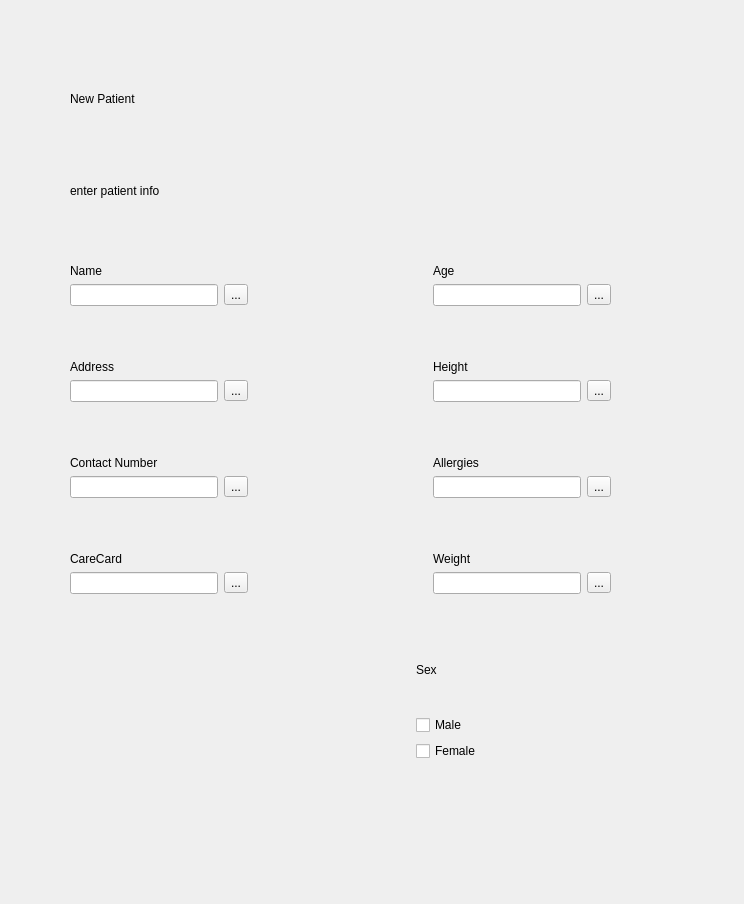
<?xml version="1.0" encoding="UTF-8"?>
<ui version="4.0">
 <class>WizardPage</class>
 <widget class="QWizardPage" name="WizardPage">
  <property name="geometry">
   <rect>
    <x>0</x>
    <y>0</y>
    <width>744</width>
    <height>904</height>
   </rect>
  </property>
  <property name="windowTitle">
   <string>WizardPage</string>
  </property>
  <widget class="QWidget" name="layoutWidget">
   <property name="geometry">
    <rect>
     <x>40</x>
     <y>80</y>
     <width>601</width>
     <height>681</height>
    </rect>
   </property>
   <layout class="QVBoxLayout" name="verticalLayout_4">
    <property name="leftMargin">
     <number>30</number>
    </property>
    <property name="rightMargin">
     <number>30</number>
    </property>
    <item>
     <layout class="QVBoxLayout" name="verticalLayout_5">
      <item>
       <widget class="QLabel" name="label_2">
        <property name="text">
         <string>New Patient</string>
        </property>
       </widget>
      </item>
      <item>
       <spacer name="verticalSpacer_8">
        <property name="orientation">
         <enum>Qt::Vertical</enum>
        </property>
        <property name="sizeType">
         <enum>QSizePolicy::Fixed</enum>
        </property>
        <property name="sizeHint" stdset="0">
         <size>
          <width>122</width>
          <height>48</height>
         </size>
        </property>
       </spacer>
      </item>
      <item>
       <widget class="QLabel" name="label_3">
        <property name="text">
         <string>enter patient info</string>
        </property>
       </widget>
      </item>
     </layout>
    </item>
    <item>
     <spacer name="verticalSpacer_9">
      <property name="orientation">
       <enum>Qt::Vertical</enum>
      </property>
      <property name="sizeType">
       <enum>QSizePolicy::Fixed</enum>
      </property>
      <property name="sizeHint" stdset="0">
       <size>
        <width>122</width>
        <height>48</height>
       </size>
      </property>
     </spacer>
    </item>
    <item>
     <layout class="QHBoxLayout" name="horizontalLayout">
      <item>
       <layout class="QVBoxLayout" name="verticalLayout">
        <item>
         <layout class="QGridLayout" name="gridLayout_7">
          <item row="0" column="0">
           <widget class="QLabel" name="label_17">
            <property name="text">
             <string>Name</string>
            </property>
           </widget>
          </item>
          <item row="1" column="0">
           <widget class="QLineEdit" name="lineEdit_17"/>
          </item>
          <item row="1" column="1">
           <widget class="QToolButton" name="toolButton_7">
            <property name="text">
             <string>...</string>
            </property>
           </widget>
          </item>
         </layout>
        </item>
        <item>
         <spacer name="verticalSpacer">
          <property name="orientation">
           <enum>Qt::Vertical</enum>
          </property>
          <property name="sizeType">
           <enum>QSizePolicy::Fixed</enum>
          </property>
          <property name="sizeHint" stdset="0">
           <size>
            <width>122</width>
            <height>48</height>
           </size>
          </property>
         </spacer>
        </item>
        <item>
         <layout class="QGridLayout" name="gridLayout_2">
          <item row="0" column="0">
           <widget class="QLabel" name="label_12">
            <property name="text">
             <string>Address</string>
            </property>
           </widget>
          </item>
          <item row="1" column="0">
           <widget class="QLineEdit" name="lineEdit_12"/>
          </item>
          <item row="1" column="1">
           <widget class="QToolButton" name="toolButton_2">
            <property name="text">
             <string>...</string>
            </property>
           </widget>
          </item>
         </layout>
        </item>
        <item>
         <spacer name="verticalSpacer_2">
          <property name="orientation">
           <enum>Qt::Vertical</enum>
          </property>
          <property name="sizeType">
           <enum>QSizePolicy::Fixed</enum>
          </property>
          <property name="sizeHint" stdset="0">
           <size>
            <width>122</width>
            <height>48</height>
           </size>
          </property>
         </spacer>
        </item>
        <item>
         <layout class="QGridLayout" name="gridLayout_8">
          <item row="0" column="0">
           <widget class="QLabel" name="label_18">
            <property name="text">
             <string>Contact Number</string>
            </property>
           </widget>
          </item>
          <item row="1" column="0">
           <widget class="QLineEdit" name="lineEdit_18"/>
          </item>
          <item row="1" column="1">
           <widget class="QToolButton" name="toolButton_8">
            <property name="text">
             <string>...</string>
            </property>
           </widget>
          </item>
         </layout>
        </item>
        <item>
         <spacer name="verticalSpacer_3">
          <property name="orientation">
           <enum>Qt::Vertical</enum>
          </property>
          <property name="sizeType">
           <enum>QSizePolicy::Fixed</enum>
          </property>
          <property name="sizeHint" stdset="0">
           <size>
            <width>122</width>
            <height>48</height>
           </size>
          </property>
         </spacer>
        </item>
        <item>
         <layout class="QGridLayout" name="gridLayout_9">
          <item row="0" column="0">
           <widget class="QLabel" name="label_19">
            <property name="text">
             <string>CareCard</string>
            </property>
           </widget>
          </item>
          <item row="1" column="0">
           <widget class="QLineEdit" name="lineEdit_19"/>
          </item>
          <item row="1" column="1">
           <widget class="QToolButton" name="toolButton_9">
            <property name="text">
             <string>...</string>
            </property>
           </widget>
          </item>
         </layout>
        </item>
       </layout>
      </item>
      <item>
       <spacer name="horizontalSpacer">
        <property name="orientation">
         <enum>Qt::Horizontal</enum>
        </property>
        <property name="sizeHint" stdset="0">
         <size>
          <width>40</width>
          <height>20</height>
         </size>
        </property>
       </spacer>
      </item>
      <item>
       <layout class="QVBoxLayout" name="verticalLayout_2">
        <item>
         <layout class="QGridLayout" name="gridLayout_10">
          <item row="0" column="0">
           <widget class="QLabel" name="label_20">
            <property name="text">
             <string>Age</string>
            </property>
           </widget>
          </item>
          <item row="1" column="0">
           <widget class="QLineEdit" name="lineEdit_20"/>
          </item>
          <item row="1" column="1">
           <widget class="QToolButton" name="toolButton_10">
            <property name="text">
             <string>...</string>
            </property>
           </widget>
          </item>
         </layout>
        </item>
        <item>
         <spacer name="verticalSpacer_4">
          <property name="orientation">
           <enum>Qt::Vertical</enum>
          </property>
          <property name="sizeType">
           <enum>QSizePolicy::Fixed</enum>
          </property>
          <property name="sizeHint" stdset="0">
           <size>
            <width>122</width>
            <height>48</height>
           </size>
          </property>
         </spacer>
        </item>
        <item>
         <layout class="QGridLayout" name="gridLayout_6">
          <item row="0" column="0">
           <widget class="QLabel" name="label_16">
            <property name="text">
             <string>Height</string>
            </property>
           </widget>
          </item>
          <item row="1" column="0">
           <widget class="QLineEdit" name="lineEdit_16"/>
          </item>
          <item row="1" column="1">
           <widget class="QToolButton" name="toolButton_6">
            <property name="text">
             <string>...</string>
            </property>
           </widget>
          </item>
         </layout>
        </item>
        <item>
         <spacer name="verticalSpacer_5">
          <property name="orientation">
           <enum>Qt::Vertical</enum>
          </property>
          <property name="sizeType">
           <enum>QSizePolicy::Fixed</enum>
          </property>
          <property name="sizeHint" stdset="0">
           <size>
            <width>122</width>
            <height>48</height>
           </size>
          </property>
         </spacer>
        </item>
        <item>
         <layout class="QGridLayout" name="gridLayout_11">
          <item row="0" column="0">
           <widget class="QLabel" name="label_21">
            <property name="text">
             <string>Allergies</string>
            </property>
           </widget>
          </item>
          <item row="1" column="0">
           <widget class="QLineEdit" name="lineEdit_21"/>
          </item>
          <item row="1" column="1">
           <widget class="QToolButton" name="toolButton_11">
            <property name="text">
             <string>...</string>
            </property>
           </widget>
          </item>
         </layout>
        </item>
        <item>
         <spacer name="verticalSpacer_6">
          <property name="orientation">
           <enum>Qt::Vertical</enum>
          </property>
          <property name="sizeType">
           <enum>QSizePolicy::Fixed</enum>
          </property>
          <property name="sizeHint" stdset="0">
           <size>
            <width>122</width>
            <height>48</height>
           </size>
          </property>
         </spacer>
        </item>
        <item>
         <layout class="QGridLayout" name="gridLayout_12">
          <item row="0" column="0">
           <widget class="QLabel" name="label_22">
            <property name="text">
             <string>Weight</string>
            </property>
           </widget>
          </item>
          <item row="1" column="0">
           <widget class="QLineEdit" name="lineEdit_22"/>
          </item>
          <item row="1" column="1">
           <widget class="QToolButton" name="toolButton_12">
            <property name="text">
             <string>...</string>
            </property>
           </widget>
          </item>
         </layout>
        </item>
       </layout>
      </item>
     </layout>
    </item>
    <item>
     <spacer name="verticalSpacer_7">
      <property name="orientation">
       <enum>Qt::Vertical</enum>
      </property>
      <property name="sizeType">
       <enum>QSizePolicy::Fixed</enum>
      </property>
      <property name="sizeHint" stdset="0">
       <size>
        <width>20</width>
        <height>31</height>
       </size>
      </property>
     </spacer>
    </item>
    <item>
     <layout class="QHBoxLayout" name="horizontalLayout_2">
      <item>
       <spacer name="horizontalSpacer_2">
        <property name="orientation">
         <enum>Qt::Horizontal</enum>
        </property>
        <property name="sizeHint" stdset="0">
         <size>
          <width>40</width>
          <height>20</height>
         </size>
        </property>
       </spacer>
      </item>
      <item>
       <layout class="QVBoxLayout" name="verticalLayout_3">
        <item>
         <widget class="QLabel" name="label">
          <property name="text">
           <string>Sex</string>
          </property>
         </widget>
        </item>
        <item>
         <widget class="QCheckBox" name="checkBox">
          <property name="layoutDirection">
           <enum>Qt::LeftToRight</enum>
          </property>
          <property name="text">
           <string>Male</string>
          </property>
          <property name="tristate">
           <bool>false</bool>
          </property>
         </widget>
        </item>
        <item>
         <widget class="QCheckBox" name="checkBox_2">
          <property name="text">
           <string>Female</string>
          </property>
         </widget>
        </item>
       </layout>
      </item>
      <item>
       <spacer name="horizontalSpacer_3">
        <property name="orientation">
         <enum>Qt::Horizontal</enum>
        </property>
        <property name="sizeType">
         <enum>QSizePolicy::Fixed</enum>
        </property>
        <property name="sizeHint" stdset="0">
         <size>
          <width>130</width>
          <height>20</height>
         </size>
        </property>
       </spacer>
      </item>
     </layout>
    </item>
   </layout>
  </widget>
 </widget>
 <resources/>
 <connections/>
</ui>
